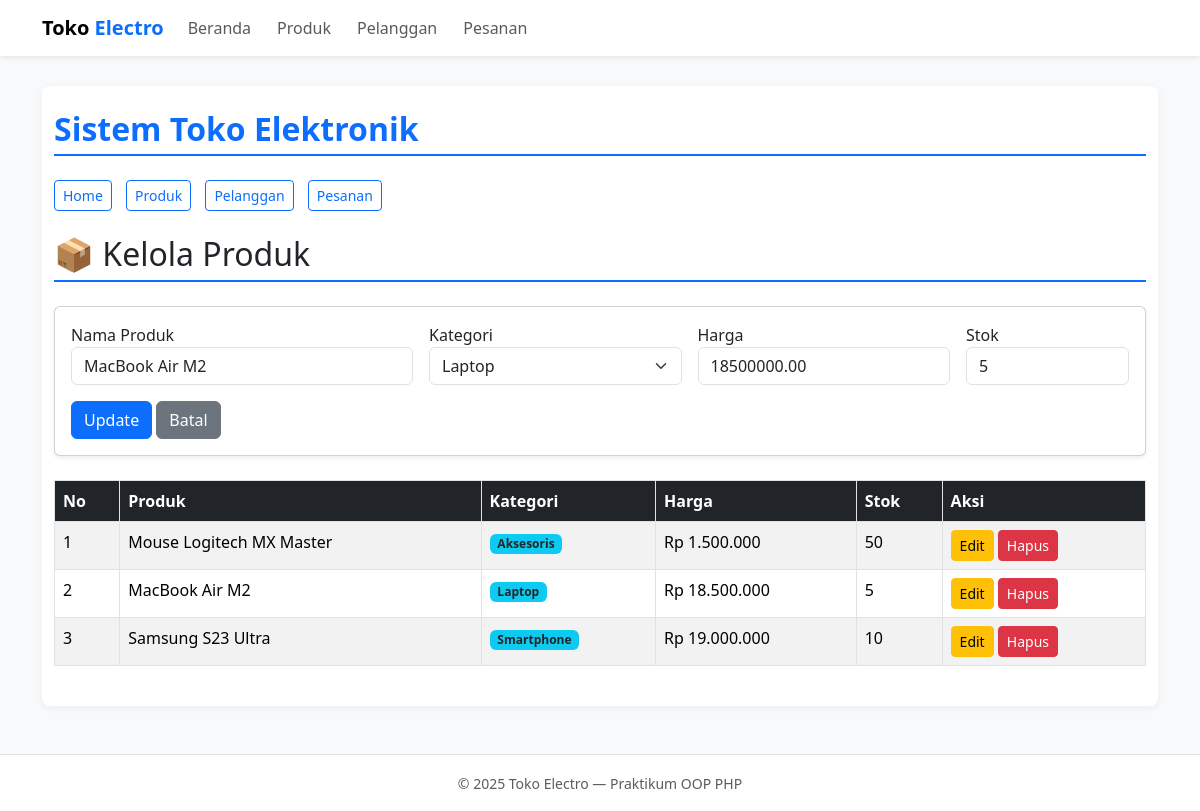
The page /index.php?page=products&edit=2 on the database its author committed.
### tables this page shows
CREATE TABLE products (
    id INT AUTO_INCREMENT PRIMARY KEY,
    category_id INT,
    name VARCHAR(100) NOT NULL,
    price DECIMAL(10,2) NOT NULL,
    stock INT NOT NULL DEFAULT 0,
    FOREIGN KEY (category_id) REFERENCES categories(id) ON DELETE SET NULL
);

CREATE TABLE categories (
    id INT AUTO_INCREMENT PRIMARY KEY,
    name VARCHAR(50) NOT NULL UNIQUE
);

### config/db.php (called while the page is built, shortened)
<?php
class Database {
    private $host = "localhost";
    private $db_name = "electronic_store_v2";
    private $username = "root";
    private $password = "";
    public function getConnection() {
        $this->conn = null;
        try {
            $this->conn = new PDO("mysql:host=" . $this->host . ";dbname=" . $this->db_name, $this->username, $this->password);
            $this->conn->setAttribute(PDO::ATTR_ERRMODE, PDO::ERRMODE_EXCEPTION);
        } catch(PDOException $e) {
            die("Koneksi Gagal: " . $e->getMessage());
        }
        return $this->conn;
    }
}
?>

### class/Product.php (called while the page is built, shortened)
<?php
require_once __DIR__ . '/../config/db.php';
class Product {
    private $db;
    public function __construct() {
        $this->db = (new Database())->getConnection();
    }
    public function getAll() {
        $sql = "SELECT p.*, c.name as category_name
                FROM products p
                LEFT JOIN categories c ON p.category_id = c.id
                ORDER BY p.id DESC";
        return $this->db->query($sql)->fetchAll(PDO::FETCH_ASSOC);
    }
    public function getById($id) {
        $stmt = $this->db->prepare("SELECT * FROM products WHERE id = ?");
        $stmt->execute([$id]);
        return $stmt->fetch(PDO::FETCH_ASSOC);
    }
}
?>

### class/Category.php (called while the page is built)
<?php
require_once __DIR__ . '/../config/db.php';
class Category {
    private $db;
    public function __construct() {
        $this->db = (new Database())->getConnection();
    }
    public function getAll() {
        $stmt = $this->db->query("SELECT * FROM categories ORDER BY name ASC");
        return $stmt->fetchAll(PDO::FETCH_ASSOC);
    }
}
?>

### view/products.php (the view, shortened to what this page needs)
<?php
require_once __DIR__ . '/../class/Product.php';
require_once __DIR__ . '/../class/Category.php';
$product = new Product();
$category = new Category();
$dataProducts = $product->getAll();
$categories = $category->getAll();
$editData = isset($_GET['edit']) ? $product->getById($_GET['edit']) : null;
?>
<h2 class="mb-4">📦 Kelola Produk</h2>
<div class="card shadow-sm mb-4">
    <div class="card-body">
        <form method="POST" action="index.php?page=products">
            <div class="row g-3">
                <div class="col-md-4">
                    <label>Nama Produk</label>
                    <input type="text" name="name" class="form-control" required value="<?= $editData['name'] ?? '' ?>">
                </div>
                <div class="col-md-3">
                    <label>Kategori</label>
                    <select name="category_id" class="form-select" required>
                        <?php foreach ($categories as $cat): ?>
                            <option value="<?= $cat['id'] ?>" <?= ($editData && $editData['category_id'] == $cat['id']) ? 'selected' : '' ?>>
                                <?= $cat['name'] ?>
                            </option>
                        <?php endforeach; ?>
                    </select>
                </div>
                <div class="col-md-3">
                    <label>Harga</label>
                    <input type="number" name="price" class="form-control" required value="<?= $editData['price'] ?? '' ?>">
                </div>
                <div class="col-md-2">
                    <label>Stok</label>
                    <input type="number" name="stock" class="form-control" required value="<?= $editData['stock'] ?? '' ?>">
                </div>
            </div>
            <div class="mt-3">
                <button class="btn btn-primary"><?= $editData ? 'Update' : 'Simpan' ?></button>
                <?php if ($editData): ?><a href="index.php?page=products" class="btn btn-secondary">Batal</a><?php endif; ?>
            </div>
        </form>
    </div>
</div>
<table class="table table-striped">
    <thead class="table-dark"><tr><th>No</th><th>Produk</th><th>Kategori</th><th>Harga</th><th>Stok</th><th>Aksi</th></tr></thead>
    <tbody>
        <?php $no=1; foreach ($dataProducts as $row): ?>
        <tr>
            <td><?= $no++ ?></td>
            <td><?= htmlspecialchars($row['name']) ?></td>
            <td><span class="badge bg-info text-dark"><?= $row['category_name'] ?? '-' ?></span></td>
            <td>Rp <?= number_format($row['price'],0,',','.') ?></td>
            <td><?= $row['stock'] ?></td>
            <td>
                <a href="index.php?page=products&edit=<?= $row['id'] ?>" class="btn btn-sm btn-warning">Edit</a>
                <a href="index.php?page=products&delete=<?= $row['id'] ?>" onclick="return confirm('Hapus?')" class="btn btn-sm btn-danger">Hapus</a>
            </td>
        </tr>
        <?php endforeach; ?>
    </tbody>
</table>

### style.css (style rules this page uses)
body { font-family: Arial, sans-serif; margin: 0; background-color: #f8f9fa; }
h2 { color: #0d6efd; border-bottom: 2px solid #0d6efd; padding-bottom: 6px; }
table { width: 100%; border-collapse: collapse; margin-top: 20px; }
table th, table td { border: 1px solid #dee2e6; padding: 8px; text-align: left; }
table th { background: #0d6efd; color: white; }
.btn { padding: 5px 10px; border-radius: 4px; text-decoration: none; }

### view/partials/header.php (style rules this page uses)
body { background-color: #f8f9fa; }

### rows shown on the page
products: name "MacBook Air M2", category_id "Laptop", price "18500000.00", stock "5", category.name "Laptop", price "18.500.000"
products: name "Mouse Logitech MX Master", category.name "Aksesoris", price "1.500.000", stock "50"
products: name "Samsung S23 Ultra", category.name "Smartphone", price "19.000.000", stock "10"
